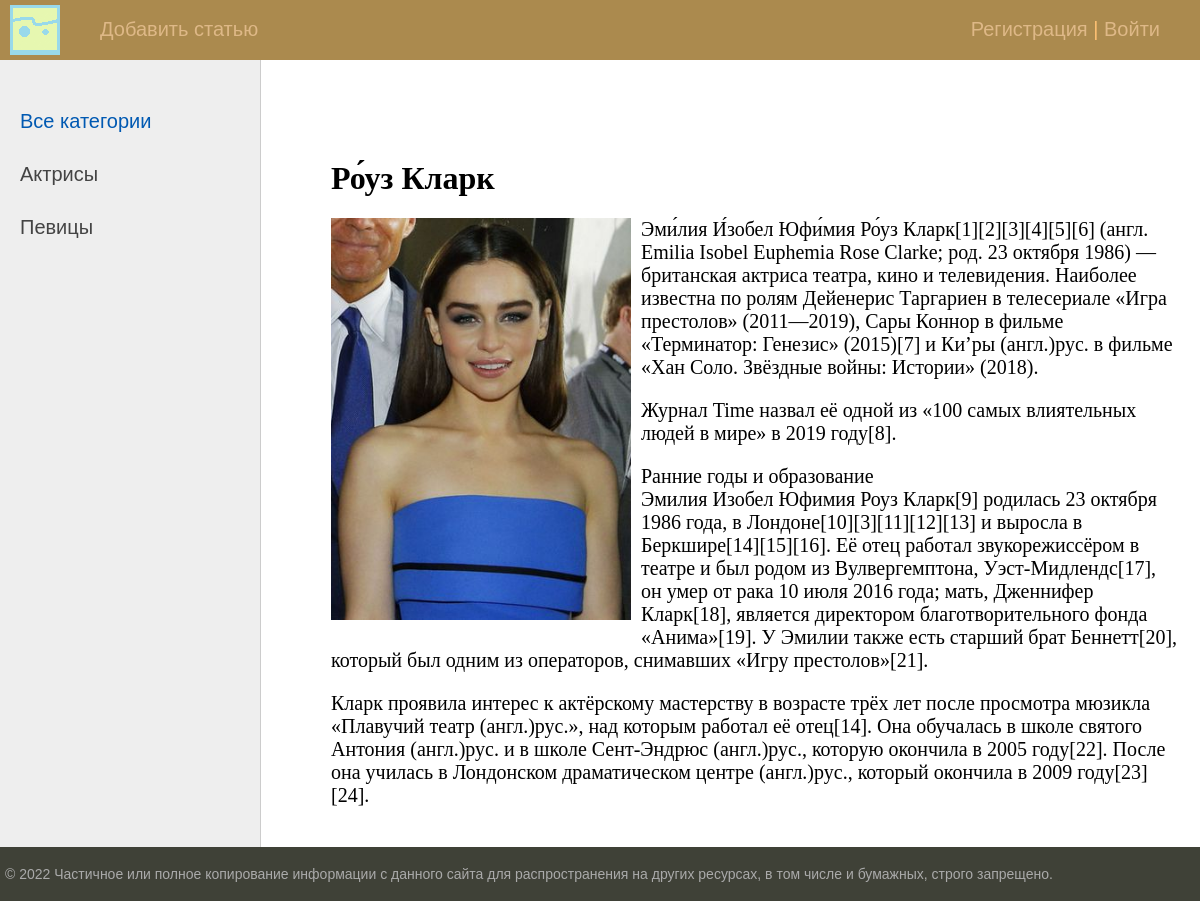
/post/rouz-klark/, run on the app's committed database.
### women/models.py (models this page shows, shortened)
class Category(models.Model):
    name = models.CharField(max_length=100, db_index=True, verbose_name='Категория')
    slug = models.SlugField(max_length=255, unique=True, db_index=True, verbose_name="URL")
    def get_absolute_url(self):
        return reverse('category', kwargs={'cat_slug': self.slug})
    class Meta:
        verbose_name = 'Категорию'
        verbose_name_plural = 'Категории'
        ordering = ['id']

class Women(models.Model):
    title = models.CharField(max_length=255, verbose_name='Заголовок')
    slug = models.SlugField(max_length=255, unique=True, db_index=True, verbose_name='URL')
    content = models.TextField(blank=True, verbose_name='Текст статьи')
    photo = models.FileField(upload_to="photos/%Y/%m/%d/", verbose_name='Фото')
    time_create = models.DateTimeField(auto_now_add=True, verbose_name='Время создания')
    time_update = models.DateTimeField(auto_now=True, verbose_name='Время изменения')
    is_published = models.BooleanField(default=True, verbose_name='Публикация')
    cat = models.ForeignKey('Category', on_delete=models.PROTECT, verbose_name='Категории')
    def __str__(self):
        return self.title
    class Meta:
        verbose_name = 'Женщину'
        verbose_name_plural = 'Женщины'
        ordering = ['-time_create', 'title']

### women/views.py (the view)
# urls.py: path('post/<slug:post_slug>/', ShowPost.as_view(), name='post'),
class ShowPost(DataMixin, DetailView):
    model = Women
    template_name = 'women/post.html'
    slug_url_kwarg = 'post_slug'
    context_object_name = 'post'
    def get_context_data(self, *, object_list=None, **kwargs):
        context = super().get_context_data(**kwargs)
        c_def = self.get_user_context(title=context['post'])
        return dict(list(context.items()) + list(c_def.items()))

### women/utils.py (called while the page is built)
    def get_user_context(self, **kwargs):
        context = kwargs
        cats = cache.get('cats')
        if not cats:
            cats = Category.objects.annotate(Count('women'))
            cache.set('cats', cats, 60)
        user_menu = menu.copy()
        if not self.request.user.is_authenticated:
            user_menu.pop(1)
        context['menu'] = user_menu
        context['cats'] = cats
        if 'cat_selected' not in context:
            context['cat_selected'] = 0
        return context

### women/templates/women/post.html
{% extends 'women/base.html' %}
{% block content %}
<h1>{{post.title}}</h1>
{% if post.photo %}
<p><img class='img-article-left', src='{{post.photo.url}}'></p>
{% endif %}
{{post.content|linebreaks}}
{% endblock %}

### women/templates/women/base.html (shortened to what this page needs)
{% load static %}
{% load women_tags %}
<!DOCTYPE html>
<html>
<head>
	<link type="text/css" href="{% static 'women/css/stylee.css' %}" rel="stylesheet" />
</head>
<body>
<table class="table-page" border=0 cellpadding="0" cellspacing="0">
<tr><td valign=top>
{% block mainmenu %}
		<div class="header">
			<ul id="mainmenu" class="mainmenu">
			<li class="logo"><a href="{% url 'home' %}"><div class="logo"></div></a></li>
{% for m in menu %}
			<li><a href="{% url m.url_name %}">{{m.title}}</a></li>
{% endfor %}
			{% if request.user.is_authenticated %}
			<li class = 'last'> {{user.username}} | <a href="{% url 'logout' %}">Выйти</a></li>
			{% else %}
			<li class = 'last'><a href="{% url 'register' %}">Регистрация</a> | <a href="{% url 'login' %}">Войти</a></li>
			{% endif %}
		    </ul>
		</div>
{% endblock mainmenu %}
<table class="table-content" border=0 cellpadding="0" cellspacing="0">
<tr>
	<td valign="top" class="left-chapters">
	<ul id="leftchapters">
{% if cat_selected == 0 %}
		<li class="selected">Все категории</li>
{% else %}
		<li><a href="{% url 'home' %}">Все категории </a></li>
{% endif %}
{% for c in cats %}
{% if c.women__count > 0 %}
	{% if c.pk == cat_selected %}
		<li class='selected'>{{c.name}}</li>
	{% else %}
		<li><a href="{{ c.get_absolute_url }}">{{c.name}}</a></li>
	{% endif %}
{% endif %}
{% endfor %}
	</ul>
</td>
<td valign="top" class="content">
	<div class="content-text">
{% block content %}
{% endblock %}
	</div>
</td></tr></table>
</td></tr>
<tr><td valign=top>
	<div id="footer">
		<p>&copy; 2022 Частичное или полное копирование информации с данного сайта для распространения на других ресурсах, в том числе и бумажных, строго запрещено.</p>
	</div>
</td></tr></table>
</body>
</html>

### women/static/women/css/stylee.css (style rules this page uses)
html, body { font-family: 'Arial'; margin: 0; padding: 0; height: 100%; width: 100%; color: #444; }
a { color: #0059b2; text-decoration: none; }
img { max-width: 600px; height: auto; }
img.img-article-left { max-width: 300px; height: auto; float: left; padding: 0 10px 10px 0; }
.table-page { width: 100%; height: 100%; vertical-align: top; }
.table-page tr { height: 100%; }
.header { background: #ab8a4e; height: 60px; }
.logo { background: url('../images/logo1.png') no-repeat 10px 5px; width: 70px; height: 60px; }
ul.mainmenu { list-style: none; margin: 0; padding: 0; height: 60px; color: #fdc073; font-size: 20px; overflow: hidden; }
ul.mainmenu li { float: left; margin: 18px 40px 0 30px; }
ul.mainmenu li.logo { margin: 0; }
ul.mainmenu li.last { float: right; }
ul.mainmenu li a { color: #DEB887; text-decoration: none; }
.table-content { width: 100%; min-height: 100%; height: 100%; }
.left-chapters { margin: 0; background: #eee; border-right: 1px solid #ccc; min-height: 100%; }
.left-chapters ul { width: 230px; min-height: 100%; margin: 0; padding: 20px 10px 10px 20px; list-style: none; font-size: 20px; }
.left-chapters ul li { margin: 30px 0 0 0; color: #999; }
.left-chapters ul li.selected { color: #0059b2; }
.left-chapters ul li a { color: #444; text-decoration: none; }
.content { padding: 40px 20px 20px 40px; width: 100%; box-sizing: border-box; }
.content-text { margin: 60px 0 0 30px; color: #000; font-size: 20px; font-family: Yandex Sans Display Light; }
.content-text h1 { font-size: 32px; }
#footer { box-sizing: border-box; background: #3F4137; padding: 5px; color: #aaa; font-size: 14px; font-family: Verdana, Geneva, Arial, Helvetica; text-align: left; overflow: hidden; }

### data on the page
Category: name "Актрисы"
Category: name "Певицы"
Women: title "Ро́уз Кларк", photo (picture), content "Эми́лия И́зобел Юфи́мия Ро́уз Кларк[1][2][3][4][5][6] (англ. Emilia Isobel Euphemia Rose Clarke; род. 23 октября 1986) — британская актриса театра, кино и телевидения. Наиболее известна по ролям Дейенерис Таргариен в телесериале «Игра престолов» (2011—2019), Сары Коннор в фильме «Терминатор: Генезис» (2015)[7] и Ки’ры (англ.)рус. в фильме «Хан Соло. Звёздные войны: Истории» (2018). Журнал Time назвал её одной из «100 самых влиятельных людей в мире» в 2019 году[8]. Ранние годы и образование Эмилия Изобел Юфимия Роуз Кларк[9] родилась 23 октября 1986 года, в Лондоне[10][3][11][12][13] и выросла в Беркшире[14][15][16]. Её отец работал звукорежиссёром в театре и был родом из Вулвергемптона,…"

### other printed values
{{ m.title }} "Добавить статью"
